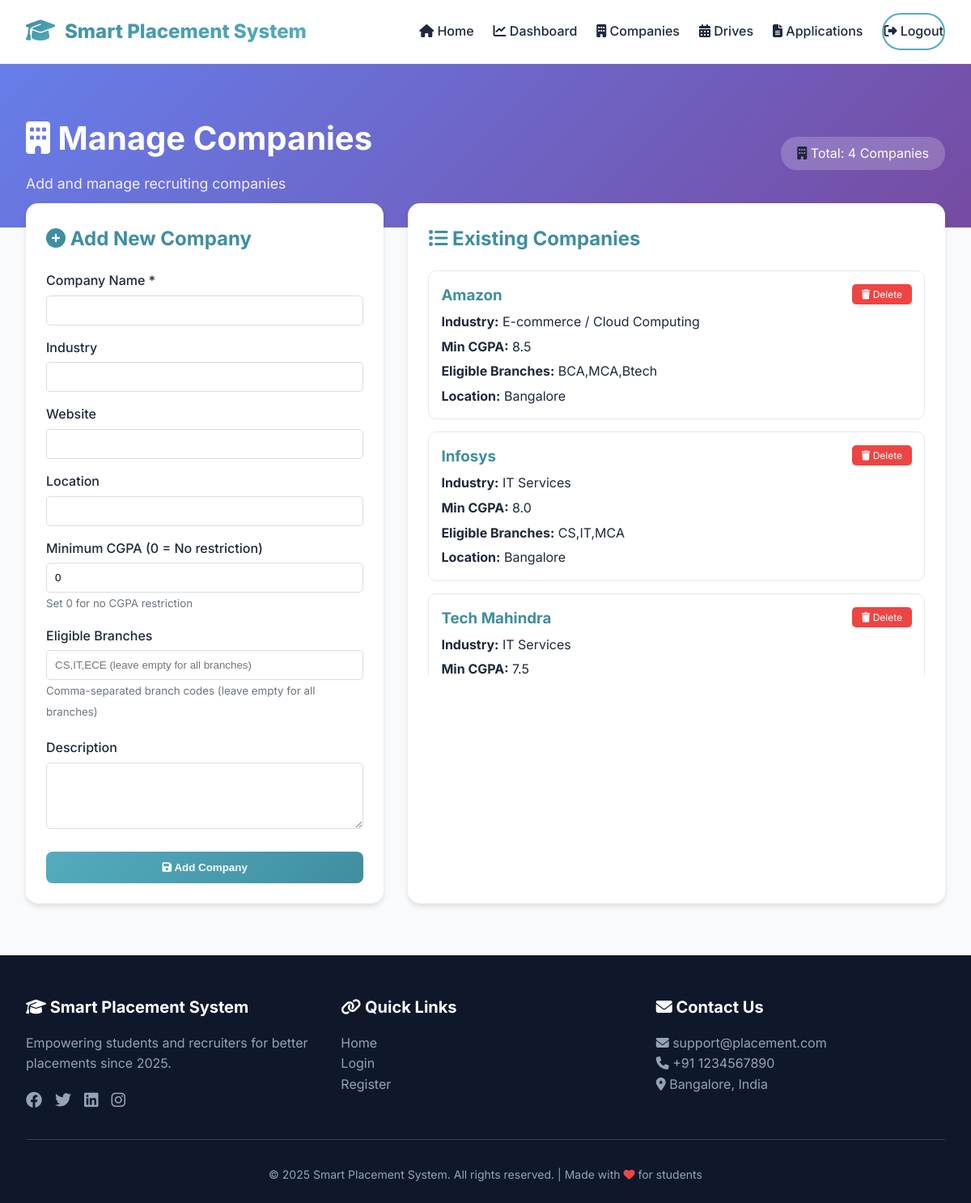
Screenshot of /admin/companies (signed in) with the database file from the repository.
### models.py (models this page shows, shortened)
class Company(db.Model):
    __tablename__ = 'companies'
    id = db.Column(db.Integer, primary_key=True)
    name = db.Column(db.String(100), nullable=False)
    description = db.Column(db.Text)
    industry = db.Column(db.String(50))
    location = db.Column(db.String(100))
    min_cgpa = db.Column(db.Float, default=0)
    eligible_branches = db.Column(db.Text)
    is_active = db.Column(db.Boolean, default=True)
    created_at = db.Column(db.DateTime, default=datetime.utcnow)
    drives = db.relationship('PlacementDrive', backref='company', lazy=True, cascade='all, delete-orphan')

### app.py (the view, shortened to what this page needs)
@app.route('/admin/companies', methods=['GET', 'POST'])
@login_required
def admin_companies():
    if current_user.role != 'admin':
        return redirect(url_for('student_dashboard'))
    companies = Company.query.order_by(Company.created_at.desc()).all()
    return render_template('admin/manage_companies.html', companies=companies)

### app.py (called while the page is built)
@app.context_processor
def inject_now():
    return {'now': datetime.utcnow()}

@login_manager.user_loader
def load_user(user_id):
    return User.query.get(int(user_id))

### templates/admin/manage_companies.html
{% extends "base.html" %}
{% block content %}
<div style="background: linear-gradient(135deg, #667eea 0%, #764ba2 100%); padding: 60px 0 40px;">
    <div class="container">
        <div style="display: flex; justify-content: space-between; align-items: center; flex-wrap: wrap; gap: 20px;">
            <div>
                <h1 style="color: white; font-size: 2.5rem; margin-bottom: 10px;">
                    <i class="fas fa-building"></i> Manage Companies
                </h1>
                <p style="color: rgba(255,255,255,0.9); font-size: 1.1rem;">Add and manage recruiting companies</p>
            </div>
            <div>
                <div style="background: rgba(255,255,255,0.2); padding: 8px 20px; border-radius: 20px;">
                    <i class="fas fa-building"></i>
                    <span style="color: white;">Total: {{ companies|length }} Companies</span>
                </div>
            </div>
        </div>
    </div>
</div>
<div class="container" style="margin-top: -30px;">
    <div style="display: grid; grid-template-columns: 1fr 1.5fr; gap: 30px;">
        <div style="background: white; border-radius: 15px; padding: 25px; box-shadow: 0 4px 6px rgba(0,0,0,0.1);">
            <h2 style="margin-bottom: 20px; color: #3f8ea0;">
                <i class="fas fa-plus-circle"></i> Add New Company
            </h2>
            <form method="POST">
                <div style="margin-bottom: 15px;">
                    <label style="display: block; margin-bottom: 5px; font-weight: 500;">Company Name *</label>
                    <input type="text" name="name" required style="width: 100%; padding: 10px; border: 1px solid #ddd; border-radius: 5px;">
                </div>
                <div style="margin-bottom: 15px;">
                    <label style="display: block; margin-bottom: 5px; font-weight: 500;">Industry</label>
                    <input type="text" name="industry" style="width: 100%; padding: 10px; border: 1px solid #ddd; border-radius: 5px;">
                </div>
                <div style="margin-bottom: 15px;">
                    <label style="display: block; margin-bottom: 5px; font-weight: 500;">Website</label>
                    <input type="url" name="website" style="width: 100%; padding: 10px; border: 1px solid #ddd; border-radius: 5px;">
                </div>
                <div style="margin-bottom: 15px;">
                    <label style="display: block; margin-bottom: 5px; font-weight: 500;">Location</label>
                    <input type="text" name="location" style="width: 100%; padding: 10px; border: 1px solid #ddd; border-radius: 5px;">
                </div>
                <div style="margin-bottom: 15px;">
                    <label style="display: block; margin-bottom: 5px; font-weight: 500;">Minimum CGPA (0 = No restriction)</label>
                    <input type="number" step="0.1" name="min_cgpa" value="0" required style="width: 100%; padding: 10px; border: 1px solid #ddd; border-radius: 5px;">
                    <small style="color: #6c757d;">Set 0 for no CGPA restriction</small>
                </div>
                <div style="margin-bottom: 20px;">
                    <label style="display: block; margin-bottom: 5px; font-weight: 500;">Eligible Branches</label>
                    <input type="text" name="eligible_branches" placeholder="CS,IT,ECE (leave empty for all branches)" style="width: 100%; padding: 10px; border: 1px solid #ddd; border-radius: 5px;">
                    <small style="color: #6c757d;">Comma-separated branch codes (leave empty for all branches)</small>
                </div>
                <div style="margin-bottom: 20px;">
                    <label style="display: block; margin-bottom: 5px; font-weight: 500;">Description</label>
                    <textarea name="description" rows="4" style="width: 100%; padding: 10px; border: 1px solid #ddd; border-radius: 5px;"></textarea>
                </div>
                <button type="submit" style="background: linear-gradient(135deg, #54acbf, #3f8ea0); color: white; padding: 12px; width: 100%; border: none; border-radius: 8px; font-weight: 600; cursor: pointer;">
                    <i class="fas fa-save"></i> Add Company
                </button>
            </form>
        </div>
        <div style="background: white; border-radius: 15px; padding: 25px; box-shadow: 0 4px 6px rgba(0,0,0,0.1);">
            <h2 style="margin-bottom: 20px; color: #3f8ea0;">
                <i class="fas fa-list"></i> Existing Companies
            </h2>
            {% if companies %}
                <div style="max-height: 500px; overflow-y: auto;">
                    {% for company in companies %}
                    <div style="border: 1px solid #e5e7eb; border-radius: 10px; padding: 15px; margin-bottom: 15px;">
                        <div style="display: flex; justify-content: space-between; align-items: start;">
                            <div>
                                <h3 style="margin: 0 0 5px 0; color: #3f8ea0;">{{ company.name }}</h3>
                                <p style="margin: 0 0 5px 0;"><strong>Industry:</strong> {{ company.industry or 'Not specified' }}</p>
                                <p style="margin: 0 0 5px 0;">
                                    <strong>Min CGPA:</strong>
                                    {% if company.min_cgpa == 0 %}
                                    <span style="color: #10b981;">No restriction</span>
                                    {% else %}
                                    {{ company.min_cgpa }}
                                    {% endif %}
                                </p>
                                <p style="margin: 0 0 5px 0;">
                                    <strong>Eligible Branches:</strong>
                                    {{ company.eligible_branches or 'All branches' }}
                                </p>
                                <p style="margin: 0;"><strong>Location:</strong> {{ company.location or 'Not specified' }}</p>
                            </div>
                            <div>
                                <a href="/admin/delete_company/{{ company.id }}"
                                   onclick="return confirm('Are you sure you want to delete {{ company.name }}?')"
                                   style="background: #ef4444; color: white; padding: 5px 12px; border-radius: 5px; text-decoration: none; font-size: 0.75rem;">
                                    <i class="fas fa-trash"></i> Delete
                                </a>
                            </div>
                        </div>
                    </div>
                    {% endfor %}
                </div>
            {% else %}
                <div style="text-align: center; padding: 40px;">
                    <i class="fas fa-building" style="font-size: 3rem; color: #cbd5e1;"></i>
                    <p style="margin-top: 15px;">No companies added yet</p>
                </div>
            {% endif %}
        </div>
    </div>
</div>
{% endblock %}

### templates/base.html (style rules this page uses)
* { margin: 0; padding: 0; box-sizing: border-box; }
:root { --primary: #54acbf; --primary-dark: #3f8ea0; --primary-light: #c2e3ec; --secondary: #667eea; --secondary-dark: #5a67d8; --dark: #1e293b; --gray: #64748b; --light: #f8fafc; --white: #ffffff; --shadow-sm: 0 4px 6px -1px rgba(0, 0, 0, 0.1); --shadow-md: 0 10px 15px -3px rgba(0, 0, 0, 0.1); --shadow-lg: 0 20px 25px -5px rgba(0, 0, 0, 0.1); }
body { font-family: 'Inter', sans-serif; background: var(--light); color: var(--dark); line-height: 1.6; }
.container { max-width: 1280px; margin: 0 auto; padding: 0 2rem; }

### rows the page displays
Company: name "Amazon", industry "E-commerce / Cloud Computing", min_cgpa "8.5", eligible_branches "BCA,MCA,Btech", location "Bangalore"
Company: name "Infosys", industry "IT Services", min_cgpa "8.0", eligible_branches "CS,IT,MCA", location "Bangalore"
Company: name "Tech Mahindra", industry "IT Services", min_cgpa "7.5"

### other values shown
{{ companies|length }} "4"
